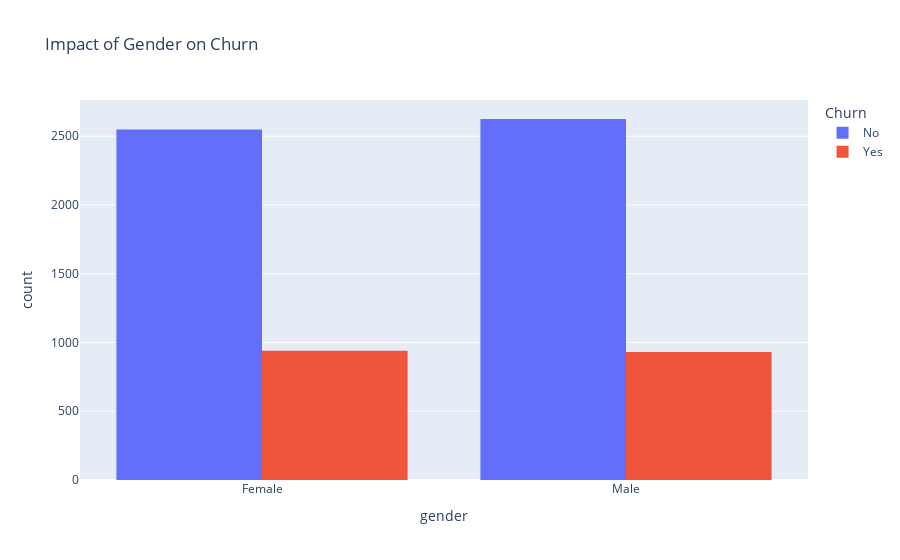

Notebook source saved alongside this figure:
### Code cell
# Impact of Gender on Churn
fig = px.histogram(churn_pd_df, x="gender", color="Churn", barmode='group', title = 'Impact of Gender on Churn') 
fig.show()

### Figure 1 — Plotly figure (JSON) as saved in the notebook; plotly's stock layout.template omitted (floating-point values rounded to 4 significant figures; data arrays with more than 128 entries replaced by an {"elided": "..."} marker saying what was removed)
{"data": [{"alignmentgroup": "True", "bingroup": "x", "hovertemplate": "Churn=No<br>gender=%{x}<br>count=%{y}<extra></extra>", "legendgroup": "No", "marker": {"color": "#636efa"}, "name": "No", "offsetgroup": "No", "orientation": "v", "showlegend": true, "type": "histogram", "x": {"elided": "5174 str values"}, "xaxis": "x", "yaxis": "y"}, {"alignmentgroup": "True", "bingroup": "x", "hovertemplate": "Churn=Yes<br>gender=%{x}<br>count=%{y}<extra></extra>", "legendgroup": "Yes", "marker": {"color": "#EF553B"}, "name": "Yes", "offsetgroup": "Yes", "orientation": "v", "showlegend": true, "type": "histogram", "x": {"elided": "1869 str values"}, "xaxis": "x", "yaxis": "y"}], "layout": {"barmode": "group", "legend": {"title": {"text": "Churn"}, "tracegroupgap": 0}, "title": {"text": "Impact of Gender on Churn"}, "xaxis": {"anchor": "y", "domain": [0, 1], "title": {"text": "gender"}}, "yaxis": {"anchor": "x", "domain": [0, 1], "title": {"text": "count"}}}}
